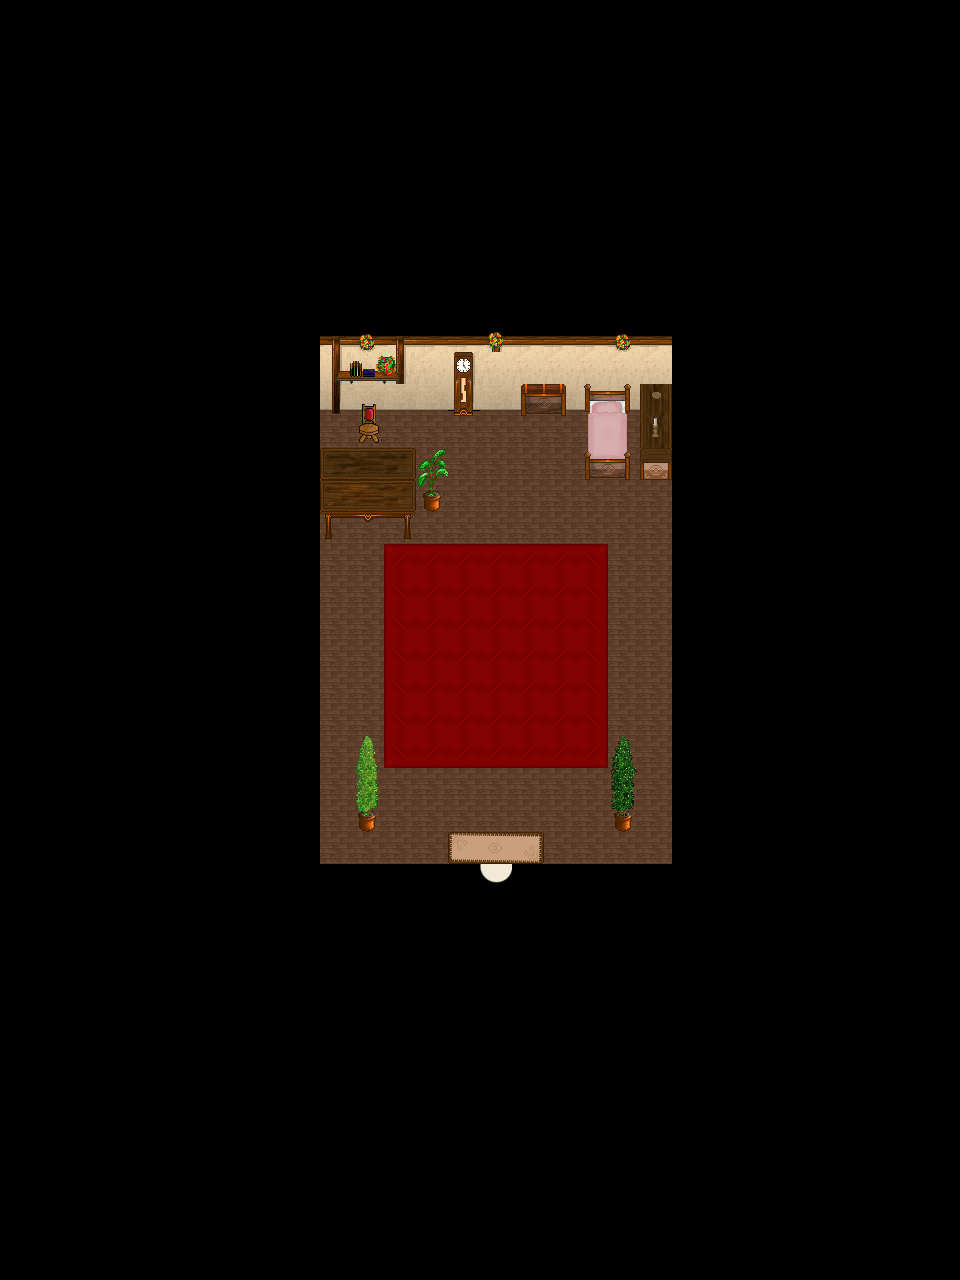

A 2D game scene composited from a Tiled map and its tileset images. What follows is a short description and the map's XML, with each tile layer's data collapsed to a summary:
An orthogonal 30x40 tile map with 32x32 px tiles, 4 tile layers (Ground, Ground, Fringe, Over), 1 hidden layer not drawn, 5 tilesets and 2 objects (WARP, SCRIPT).

<map version="1.0" orientation="orthogonal" width="30" height="40" tilewidth="32" tileheight="32">
 <properties>
  <property name="music" value="inside2.ogg" />
 </properties>
 <tileset firstgid="1" name="collision1_32_32" tilewidth="32" tileheight="32">
  <image source="../graphics/tiles/collision1_32_32.png" width="1024" height="1024" />
 </tileset>
 <tileset firstgid="1025" name="indoor3_32_32" tilewidth="32" tileheight="32">
  <image source="../graphics/tiles/indoor3_32_32.png" width="1024" height="1024" />
 </tileset>
 <tileset firstgid="2049" name="indoor2_32_32" tilewidth="32" tileheight="32">
  <image source="../graphics/tiles/indoor2_32_32.png" width="1024" height="1024" />
 </tileset>
 <tileset firstgid="3073" name="indoor2_32_64" tilewidth="32" tileheight="64">
  <image source="../graphics/tiles/indoor2_32_64.png" width="1024" height="1024" />
 </tileset>
 <tileset firstgid="3585" name="indoor2_32_96" tilewidth="32" tileheight="96">
  <image source="../graphics/tiles/indoor2_32_96.png" width="1024" height="960" />
 </tileset>
 <layer name="Ground" width="30" height="40">
  <data>[1200 cells, 10 non-empty, 1 distinct tile ids]</data>
 </layer>
 <layer name="Ground" width="30" height="40">
  <data>[1200 cells, 1200 non-empty, 35 distinct tile ids]</data>
 </layer>
 <layer name="Fringe" width="30" height="40">
  <data>[1200 cells, 15 non-empty, 15 distinct tile ids]</data>
 </layer>
 <layer name="Over" width="30" height="40">
  <data>[1200 cells, 2 non-empty, 2 distinct tile ids]</data>
 </layer>
 <layer name="Collision" width="30" height="40" visible="0">
  <data>[1200 cells, 1060 non-empty, 1 distinct tile ids]</data>
 </layer>
 <objectgroup name="Object" width="30" height="40">
  <object name="Level Down XCF" type="WARP" x="480" y="864" width="32" height="32">
   <properties>
    <property name="DEST_MAP" value="iw-selphi-timlet-tower4-o00-o00-o00" />
    <property name="DEST_X" value="480" />
    <property name="DEST_Y" value="480" />
   </properties>
  </object>
  <object name="External Map Events" type="SCRIPT" x="-5120" y="-320">
   <properties>
    <property name="FILENAME" value="scripts/maps/iw-selphi-timlet-tower4-o00-o00-p01.lua" />
   </properties>
  </object>
 </objectgroup>
</map>
